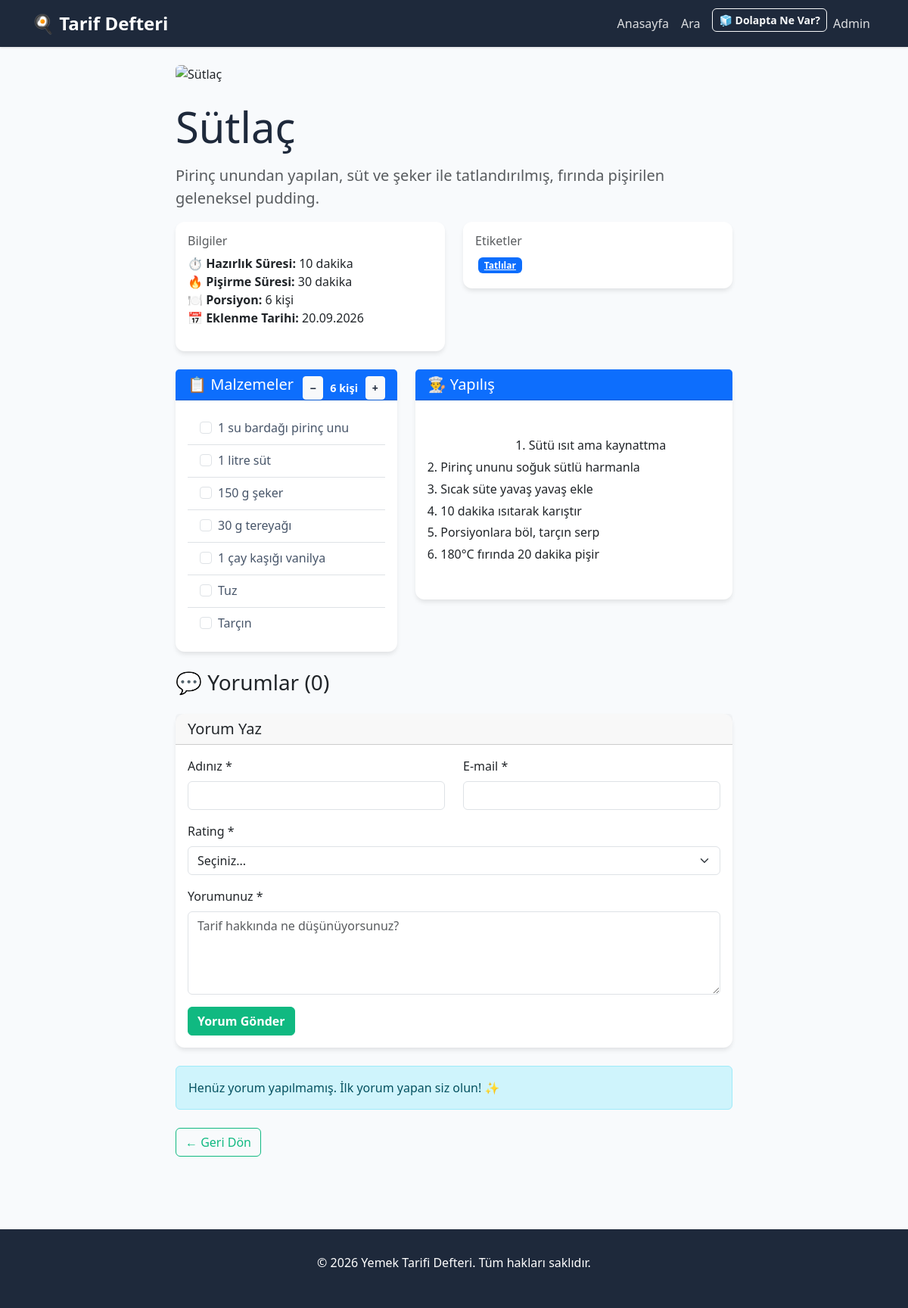
The app's page /tarif/sutlac with its own data.
### models.py (models this page shows, shortened)
class Recipe(db.Model):
    __tablename__ = 'recipe'
    id = db.Column(db.Integer, primary_key=True)
    title = db.Column(db.String(255), nullable=False, unique=True, index=True)
    slug = db.Column(db.String(255), nullable=False, unique=True, index=True)
    description = db.Column(db.Text, nullable=True)
    ingredients = db.Column(JSON, nullable=False, default=list)  # JSON array
    instructions = db.Column(db.Text, nullable=False)
    image_url = db.Column(db.String(255), nullable=True)
    prep_time = db.Column(db.Integer, nullable=True)  # minutes
    cook_time = db.Column(db.Integer, nullable=True)  # minutes
    servings = db.Column(db.Integer, nullable=True, default=4)
    created_at = db.Column(db.DateTime, nullable=False, default=datetime.utcnow, index=True)
    updated_at = db.Column(db.DateTime, nullable=False, default=datetime.utcnow, onupdate=datetime.utcnow)
    tags = db.relationship(
        'Tag',
        secondary=recipe_tags,
        backref=db.backref('recipes', lazy='dynamic'),
        lazy='dynamic'
    )

class Tag(db.Model):
    __tablename__ = 'tag'
    id = db.Column(db.Integer, primary_key=True)
    name = db.Column(db.String(100), nullable=False, unique=True, index=True)
    created_at = db.Column(db.DateTime, nullable=False, default=datetime.utcnow)

### application.py (the view, shortened to what this page needs)
    @app.route('/tarif/<slug>', methods=['GET', 'POST'])
    def recipe_detail(slug):
        recipe = Recipe.query.filter_by(slug=slug).first_or_404()
        comments = Comment.query.filter_by(recipe_id=recipe.id).order_by(Comment.created_at.desc()).all()
        return render_template('recipe_detail.html', recipe=recipe, comments=comments)

### templates/recipe_detail.html (shortened to what this page needs)
{% extends 'base.html' %}
{% block content %}
<div class="row">
    <div class="col-lg-8 mx-auto">
        <img src="{{ recipe.image_url if recipe.image_url else 'https://images.unsplash.com/photo-1546069901-ba9599a7e63c?auto=format&fit=crop&w=600&q=80' }}"
             alt="{{ recipe.title }}"
             class="img-fluid rounded mb-4 w-100"
             style="max-height: 400px; object-fit: cover;"
             onerror="this.onerror=null;this.src='https://images.unsplash.com/photo-1498837167922-ddd27525d352?auto=format&fit=crop&w=600&q=80';">
        <div class="mb-4">
            <h1 class="display-4 mb-3" style="text-transform: capitalize; color: #1e293b;">{{ recipe.title }}</h1>
            {% if recipe.description %}
                <p class="lead text-muted">{{ recipe.description }}</p>
            {% endif %}
            <div class="row mb-4">
                <div class="col-md-6">
                    <div class="card">
                        <div class="card-body">
                            <h6 class="card-title text-muted">Bilgiler</h6>
                            <ul class="list-unstyled">
                                {% if recipe.prep_time %}
                                    <li><strong>⏱️ Hazırlık Süresi:</strong> {{ recipe.prep_time }} dakika</li>
                                {% endif %}
                                {% if recipe.cook_time %}
                                    <li><strong>🔥 Pişirme Süresi:</strong> {{ recipe.cook_time }} dakika</li>
                                {% endif %}
                                {% if recipe.servings %}
                                    <li><strong>🍽️ Porsiyon:</strong> {{ recipe.servings }} kişi</li>
                                {% endif %}
                                <li><strong>📅 Eklenme Tarihi:</strong> {{ recipe.created_at.strftime('%d.%m.%Y') }}</li>
                            </ul>
                        </div>
                    </div>
                </div>
                {% if recipe.tags %}
                    <div class="col-md-6">
                        <div class="card">
                            <div class="card-body">
                                <h6 class="card-title text-muted">Etiketler</h6>
                                <div>
                                    {% for tag in recipe.tags %}
                                        <a href="{{ url_for('search', tags=[tag.id]) }}" class="badge bg-primary badge-tag">{{ tag.name }}</a>
                                    {% endfor %}
                                </div>
                            </div>
                        </div>
                    </div>
                {% endif %}
            </div>
        </div>
        <div class="row">
            <div class="col-md-5">
                <div class="card mb-4">
                    <div class="card-header bg-primary text-white">
                        <div class="d-flex justify-content-between align-items-center">
                            <h5 class="mb-0">📋 Malzemeler</h5>
                            <div class="d-flex align-items-center gap-2" style="margin-bottom: -0.5rem;">
                                <button type="button" class="btn btn-sm btn-light" onclick="decreaseServings()" style="border-radius: 4px; padding: 4px 8px; font-weight: bold; color: #1e293b;">−</button>
                                <span id="servings-display" style="min-width: 40px; text-align: center; font-weight: 600; color: white; font-size: 0.9rem;">{{ recipe.servings or 2 }} kişi</span>
                                <button type="button" class="btn btn-sm btn-light" onclick="increaseServings()" style="border-radius: 4px; padding: 4px 8px; font-weight: bold; color: #1e293b;">+</button>
                            </div>
                        </div>
                    </div>
                    <div class="card-body">
                        <div id="ingredients-container">
                            <ul class="list-group list-group-flush">
                                {% for ingredient in recipe.ingredients %}
                                    <li class="list-group-item ingredient-item" data-original="{{ ingredient }}">
                                        <div class="form-check">
                                            <input class="form-check-input" type="checkbox" id="ingredient-{{ loop.index }}">
                                            <label class="form-check-label" for="ingredient-{{ loop.index }}" style="color: #475569; font-weight: 500;">
                                                <span class="ingredient-text">{{ ingredient }}</span>
                                            </label>
                                        </div>
                                    </li>
                                {% endfor %}
                            </ul>
                        </div>
                    </div>
                </div>
            </div>
            <div class="col-md-7">
                <div class="card mb-4">
                    <div class="card-header bg-primary text-white">
                        <h5 class="mb-0">👨‍🍳 Yapılış</h5>
                    </div>
                    <div class="card-body">
                        <div class="recipe-instructions">
                            {{ recipe.instructions | safe }}
                        </div>
                    </div>
                </div>
            </div>
        </div>
        <div class="mb-4">
            <h3 class="mb-4">💬 Yorumlar ({{ comments|length }})</h3>
            <div class="card mb-4">
                <div class="card-header">
                    <h5 class="mb-0">Yorum Yaz</h5>
                </div>
                <div class="card-body">
                    <form method="post" action="{{ url_for('recipe_detail', slug=recipe.slug) }}">
                        <div class="row mb-3">
                            <div class="col-md-6">
                                <label for="author_name" class="form-label">Adınız *</label>
                                <input type="text" class="form-control" id="author_name" name="author_name" required>
                            </div>
                            <div class="col-md-6">
                                <label for="author_email" class="form-label">E-mail *</label>
                                <input type="email" class="form-control" id="author_email" name="author_email" required>
                            </div>
                        </div>
                        <div class="mb-3">
                            <label for="rating" class="form-label">Rating *</label>
                            <select class="form-select" id="rating" name="rating" required>
                                <option value="">Seçiniz...</option>
                            </select>
                        </div>
                        <div class="mb-3">
                            <label for="comment_text" class="form-label">Yorumunuz *</label>
                            <textarea class="form-control" id="comment_text" name="comment_text" rows="4" placeholder="Tarif hakkında ne düşünüyorsunuz?" required></textarea>
                        </div>
                        <button type="submit" class="btn btn-primary">Yorum Gönder</button>
                    </form>
                </div>
            </div>
            {% if comments %}
                <div>
                    {% for comment in comments %}
                        <div class="card mb-3">
                            <div class="card-body">
                                <div class="d-flex justify-content-between align-items-start mb-2">
                                    <div>
                                        <h6 class="card-title mb-1">{{ comment.author_name }}</h6>
                                        <div class="mb-2">
                                            {% for i in range(comment.rating) %}
                                                <span class="text-warning">⭐</span>
                                            {% endfor %}
                                            {% for i in range(5 - comment.rating) %}
                                                <span class="text-muted">☆</span>
                                            {% endfor %}
                                        </div>
                                    </div>
                                    <small class="text-muted">{{ comment.created_at.strftime('%d.%m.%Y %H:%M') }}</small>
                                </div>
                                <p class="card-text">{{ comment.text }}</p>
                            </div>
                        </div>
                    {% endfor %}
                </div>
            {% else %}
                <div class="alert alert-info">
                    Henüz yorum yapılmamış. İlk yorum yapan siz olun! ✨
                </div>
            {% endif %}
        </div>
        <div class="mb-4">
            <a href="{{ url_for('index') }}" class="btn btn-outline-primary">← Geri Dön</a>
        </div>
    </div>
</div>
{% endblock %}

### templates/recipe_detail.html (style rules this page uses)
.recipe-instructions { white-space: pre-wrap; word-wrap: break-word; line-height: 1.8; }
.list-group-item { border-left: 4px solid #667eea; }
.ingredient-item { color: #475569; }

### records on screen
Recipe: title "Sütlaç", description "Pirinç unundan yapılan, süt ve şeker ile tatlandırılmış, fırında pişirilen geleneksel pudding.", prep_time "10", cook_time "30", servings "6", created_at "20.09.2026", instructions "1. Sütü ısıt ama kaynattma 2. Pirinç ununu soğuk sütlü harmanla 3. Sıcak süte yavaş yavaş ekle 4. 10 dakika ısıtarak karıştır 5. Porsiyonlara böl, tarçın serp 6. 180°C fırında 20 dakika pişir"
Tag: name "Tatlılar"

### other values on screen
{{ comments|length }} "0"
